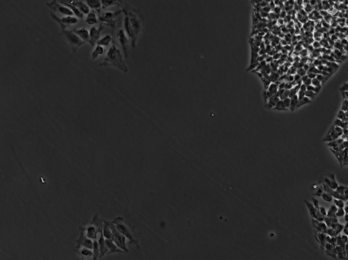
%> input picture img1_sm.tif, 348 x 260 px
$ octave --eval "result = SA;"   (GNU Octave 9; MATLAB toolbox functions it lacks are replaced by stand-ins)
%> lines starting %> are read from the running program, lines starting %| are printed output that depends on the picture
### compute_ncc.m
function ncc = compute_ncc(I1,I2,x,y)


ncc = cross_correlation_matrix(extract_subregion(I1, x, y), extract_subregion(I2, -x, -y));

end


function cr = cross_correlation_matrix(I1, I2)

% Transform inputs into one column vectors
I1 = I1(:);     I2 = I2(:);
nb_elem = size(I1,1);

% center vectors to the mean
mv = sum(I1)/nb_elem;
I1 = I1 - mv;
mv = sum(I2)/nb_elem;
I2 = I2 - mv;
% I1 = I1-mean(I1);       I2 = I2-mean(I2);

% Compute the Numerator and Denominator of the cross-correlation formula
N = I1'*I2;
D = sqrt(I1'*I1) * sqrt(I2'*I2);

% Compute the cross-correlation factor
cr = N/D;

if ~isfinite(cr)
  cr = -1;
end

end


function [sub_I] = extract_subregion(I, x, y)
[h, w] = size(I);
if abs(x) >= w || abs(y) >= h
  sub_I = [];
  return;
end

x_st = 1 + x;
x_end = x_st + w - 1;
y_st = 1 + y;
y_end = y_st + h - 1;
% constrain to valid coords
x_st = max(1, min(x_st, w));
x_end = max(1, min(x_end, w));
y_st = max(1, min(y_st, h));
y_end = max(1, min(y_end, h));

sub_I = I(y_st:y_end, x_st:x_end);
end

### SA.m
% Simulated Annealing Algorithm (script)


% ideas from
% http://katrinaeg.com/simulated-annealing.html
% http://en.wikipedia.org/wiki/Simulated_annealing
% http://www.theprojectspot.com/tutorial-post/simulated-annealing-algorithm-for-beginners/6

function [bx,by,bncc] = SA

I1 = double(imread('img1_sm.tif'));
%> I1: size 260x348 double; min 1114, max 11107, mean 2820.2; mean of the top-left, top-right, bottom-left and bottom-right quarters 2693.7, 3140.5, 2707.1, 2739.5
I2 = double(imread('img2_sm.tif'));
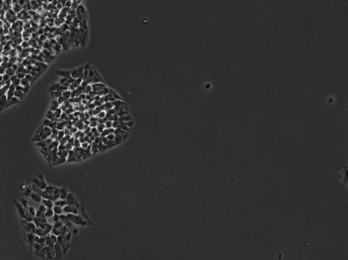
%> input picture img2_sm.tif, 348 x 260 px
%> I2: size 260x348 double; min 691, max 12094, mean 2983.8; mean of the top-left, top-right, bottom-left and bottom-right quarters 3359.5, 2755.5, 3015.6, 2804.7

% I1 = double(imread('img1.tif'));
% I2 = double(imread('img2.tif'));

% get image size
[m,n] = size(I1);
%> m = 260; n = 348
% valid translations from I1 to I2 are [-(m-1):(m-1),-(n-1):(n-1)]

% create initial valid translation
x = round(n*rand()); % rand = [0-1]
y = round(m*rand());
[x,y] = bound(x,y,m,n);
%> x = 294; y = 197

% compute ncc for init solution
ncc = get_cost(I1,I2,x,y);
%> in extract_subregion, `sub_I = I(y_st:y_end, x_st:x_end);`:
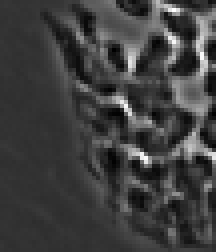
%> sub_I: size 63x54 double (shown 4 times larger); min 1340, max 8075, mean 3018.7; drawn with min black and max white
%> call 2 of extract_subregion, with x = -294, y = -197
%> in extract_subregion (call 2), `sub_I = I(y_st:y_end, x_st:x_end);`:
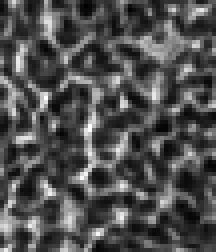
%> sub_I: size 63x54 double (shown 4 times larger); min 1344, max 10981, mean 4359.6; drawn with min black and max white
%> in cross_correlation_matrix, `I1 = I1(:)`: I1 = 3402 values, max 8075 at index 2712, min 1340 at index 1777, mean 3018.7
%> in cross_correlation_matrix, `I2 = I2(:)`: I2 = 3402 values, max 10981 at index 1418, min 1344 at index 1325, mean 4359.6
%> in cross_correlation_matrix, `mv = sum(I1)/nb_elem;`: mv = 3018.7
%> in cross_correlation_matrix, `I1 = I1 - mv;`: I1 = 3402 values, max 5056.3 at index 2712, min -1678.7 at index 1777, mean 0
%> in cross_correlation_matrix, `mv = sum(I2)/nb_elem;`: mv = 4359.6
%> in cross_correlation_matrix, `I2 = I2 - mv;`: I2 = 3402 values, max 6621.4 at index 1418, min -3015.6 at index 1325, mean -3.59e-13
%> in cross_correlation_matrix, `N = I1'*I2;`: N = 110227691.6
%> in cross_correlation_matrix, `D = sqrt(I1'*I1) * sqrt(I2'*I2);`: D = 5.75e+09
%> in cross_correlation_matrix, `cr = N/D;`: cr = 0.0192
%> ncc = 0.0192
temperature = 1000.0;
alpha = 0.999;
itr_count = 0;

bx = x; by = y; bncc = ncc;
%> after `bx = x`: bx = 294
%> after `by = y`: by = 197
%> after `bncc = ncc`: bncc = 0.0192

% loop over temperature cooling
while temperature > 0.00001

  % update temperature
  temperature = temperature * alpha;
  if temperature < eps('single')
    fprintf('min temp reached\n');
    break;
  end

  itr_count = itr_count + 1;

  % first check the 4 neighbors (aka perform normal hill climb
  [new_x,new_y,new_ncc] = perform_hc_step(I1,I2,x,y,ncc,m,n);
  if new_x ~= x || new_y ~= y
    % accept this move
    ncc = new_ncc;
    x = new_x;
    y = new_y;

    if ncc > bncc
      bx = x;by = y; bncc = ncc;
    end

    continue;
  end
  % end neighbors check


  % generate a random new location to hill climb from
  [new_x,new_y] = generate_neighbor(m,n);

  % compute new cost
  new_ncc = get_cost(I1,I2,new_x,new_y);

  if(new_ncc > ncc)
    % accept this move
    ncc = new_ncc;
    x = new_x;
    y = new_y;

    if ncc > bncc
      bx = x;by = y; bncc = ncc;
    end

  else
    % maybe accept new worse solution
    energy = exp(abs(ncc - new_ncc) / temperature);

    if energy > rand()
      % accept new worse solution
      ncc = new_ncc;
      x = new_x;
      y = new_y;

      if ncc > bncc
      bx = x;by = y; bncc = ncc;
    end

    else
      % reject new solution
      % no updates to x,y, or ncc
    end
  end


end

fprintf('best: (x,y,c) = (%d,%d,%g)\n',bx,by,bncc);

% fprintf('(x,y,ncc) = (%d,%d,%g)\n',x,y,ncc);
fprintf('%d Iterations\n',itr_count);

end


function [x,y,ncc] = perform_hc_step(I1,I2,rx,ry,rncc,m,n)

x_vals = zeros(4,1);
y_vals = zeros(4,1);
ncc_vals = zeros(4,1);


% check left
x = rx-1;
y = ry;

[x,y] = bound(x,y,m,n);
ncc = get_cost(I1,I2,x,y);
x_vals(1) = x;
y_vals(1) = y;
ncc_vals(1) = ncc;

% check right
x = rx+1;
y = ry;

[x,y] = bound(x,y,m,n);
ncc = get_cost(I1,I2,x,y);
x_vals(2) = x;
y_vals(2) = y;
ncc_vals(2) = ncc;

% check top
x = rx;
y = ry-1;

[x,y] = bound(x,y,m,n);
ncc = get_cost(I1,I2,x,y);
x_vals(3) = x;
y_vals(3) = y;
ncc_vals(3) = ncc;

% check bottom
x = rx;
y = ry+1;

[x,y] = bound(x,y,m,n);
ncc = get_cost(I1,I2,x,y);
x_vals(4) = x;
y_vals(4) = y;
ncc_vals(4) = ncc;

[ncc,idx] = max(ncc_vals(:));

if ncc > rncc
  x = x_vals(idx);
y = y_vals(idx);
else
  x = rx; y = ry; ncc = rncc;
end


end


function ncc = get_cost(I1,I2,x,y)

% ncc exists in [-1, 1]
ncc = compute_ncc(I1,I2,x,y);

end

function [x,y] = generate_neighbor(m,n)


x = round((n-1)*rand());
if rand() > 0.5
 x = -x;
end

y = round((m-1)*rand());
if rand() > 0.5
  y = -y;
end

[x,y] = bound(x,y,m,n);

end


function [x,y] = bound(x,y,m,n)

x = max(x, -(n-1));
x = min(x, (n-1));

y = max(y, -(m-1));
y = min(y, (m-1));

end
%> (the run ends here)
